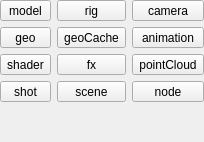
               <widget class="QFrame" name="ma_assetType_frame">
                <property name="frameShape">
                 <enum>QFrame::NoFrame</enum>
                </property>
                <property name="frameShadow">
                 <enum>QFrame::Plain</enum>
                </property>
                <property name="lineWidth">
                 <number>0</number>
                </property>
                <layout class="QVBoxLayout" name="verticalLayout_5">
                 <property name="margin">
                  <number>0</number>
                 </property>
                 <item>
                  <layout class="QGridLayout" name="ma_assetType_gridLayout">
                   <item row="0" column="0">
                    <widget class="QToolButton" name="model_toolButton">
                     <property name="sizePolicy">
                      <sizepolicy hsizetype="Expanding" vsizetype="Fixed">
                       <horstretch>0</horstretch>
                       <verstretch>0</verstretch>
                      </sizepolicy>
                     </property>
                     <property name="toolTip">
                      <string>Export the selected object as a model in Maya format.</string>
                     </property>
                     <property name="text">
                      <string>model</string>
                     </property>
                     <property name="icon">
                      <iconset resource="rsc.qrc">
                       <normaloff>:/rsc/rsc/publish_icon_geo.png</normaloff>
                       <disabledoff>:/rsc/rsc/publish_icon_geo_disabled.png</disabledoff>:/rsc/rsc/publish_icon_geo.png</iconset>
                     </property>
                     <property name="iconSize">
                      <size>
                       <width>48</width>
                       <height>48</height>
                      </size>
                     </property>
                     <property name="checkable">
                      <bool>true</bool>
                     </property>
                     <property name="autoExclusive">
                      <bool>true</bool>
                     </property>
                     <property name="toolButtonStyle">
                      <enum>Qt::ToolButtonTextUnderIcon</enum>
                     </property>
                    </widget>
                   </item>
                   <item row="0" column="1">
                    <widget class="QToolButton" name="rig_toolButton">
                     <property name="sizePolicy">
                      <sizepolicy hsizetype="Expanding" vsizetype="Fixed">
                       <horstretch>0</horstretch>
                       <verstretch>0</verstretch>
                      </sizepolicy>
                     </property>
                     <property name="text">
                      <string>rig</string>
                     </property>
                     <property name="icon">
                      <iconset resource="rsc.qrc">
                       <normaloff>:/rsc/rsc/publish_icon_rig.png</normaloff>
                       <disabledoff>:/rsc/rsc/publish_icon_rig_disabled.png</disabledoff>:/rsc/rsc/publish_icon_rig.png</iconset>
                     </property>
                     <property name="iconSize">
                      <size>
                       <width>48</width>
                       <height>48</height>
                      </size>
                     </property>
                     <property name="checkable">
                      <bool>true</bool>
                     </property>
                     <property name="autoExclusive">
                      <bool>true</bool>
                     </property>
                     <property name="toolButtonStyle">
                      <enum>Qt::ToolButtonTextUnderIcon</enum>
                     </property>
                    </widget>
                   </item>
                   <item row="0" column="2">
                    <widget class="QToolButton" name="camera_toolButton">
                     <property name="sizePolicy">
                      <sizepolicy hsizetype="Expanding" vsizetype="Fixed">
                       <horstretch>0</horstretch>
                       <verstretch>0</verstretch>
                      </sizepolicy>
                     </property>
                     <property name="toolTip">
                      <string>Export the selected camera. The camera's transforms will be baked out in world space. The published camera will be exported in Maya (.ma), FBX and Nuke formats.</string>
                     </property>
                     <property name="text">
                      <string>camera</string>
                     </property>
                     <property name="icon">
                      <iconset resource="rsc.qrc">
                       <normaloff>:/rsc/rsc/publish_icon_camera.png</normaloff>
                       <disabledoff>:/rsc/rsc/publish_icon_camera_disabled.png</disabledoff>:/rsc/rsc/publish_icon_camera.png</iconset>
                     </property>
                     <property name="iconSize">
                      <size>
                       <width>48</width>
                       <height>48</height>
                      </size>
                     </property>
                     <property name="checkable">
                      <bool>true</bool>
                     </property>
                     <property name="autoExclusive">
                      <bool>true</bool>
                     </property>
                     <property name="toolButtonStyle">
                      <enum>Qt::ToolButtonTextUnderIcon</enum>
                     </property>
                    </widget>
                   </item>
                   <item row="1" column="1">
                    <widget class="QToolButton" name="geoCache_toolButton">
                     <property name="sizePolicy">
                      <sizepolicy hsizetype="Expanding" vsizetype="Fixed">
                       <horstretch>0</horstretch>
                       <verstretch>0</verstretch>
                      </sizepolicy>
                     </property>
                     <property name="text">
                      <string>geoCache</string>
                     </property>
                     <property name="icon">
                      <iconset resource="rsc.qrc">
                       <normaloff>:/rsc/rsc/publish_icon_anim.png</normaloff>
                       <disabledoff>:/rsc/rsc/publish_icon_anim_disabled.png</disabledoff>:/rsc/rsc/publish_icon_anim.png</iconset>
                     </property>
                     <property name="iconSize">
                      <size>
                       <width>48</width>
                       <height>48</height>
                      </size>
                     </property>
                     <property name="checkable">
                      <bool>true</bool>
                     </property>
                     <property name="autoExclusive">
                      <bool>true</bool>
                     </property>
                     <property name="toolButtonStyle">
                      <enum>Qt::ToolButtonTextUnderIcon</enum>
                     </property>
                    </widget>
                   </item>
                   <item row="1" column="0">
                    <widget class="QToolButton" name="geo_toolButton">
                     <property name="sizePolicy">
                      <sizepolicy hsizetype="Expanding" vsizetype="Fixed">
                       <horstretch>0</horstretch>
                       <verstretch>0</verstretch>
                      </sizepolicy>
                     </property>
                     <property name="text">
                      <string>geo</string>
                     </property>
                     <property name="icon">
                      <iconset resource="rsc.qrc">
                       <normaloff>:/rsc/rsc/publish_icon_geo.png</normaloff>
                       <disabledoff>:/rsc/rsc/publish_icon_geo_disabled.png</disabledoff>:/rsc/rsc/publish_icon_geo.png</iconset>
                     </property>
                     <property name="iconSize">
                      <size>
                       <width>48</width>
                       <height>48</height>
                      </size>
                     </property>
                     <property name="checkable">
                      <bool>true</bool>
                     </property>
                     <property name="autoExclusive">
                      <bool>true</bool>
                     </property>
                     <property name="toolButtonStyle">
                      <enum>Qt::ToolButtonTextUnderIcon</enum>
                     </property>
                    </widget>
                   </item>
                   <item row="1" column="2">
                    <widget class="QToolButton" name="animation_toolButton">
                     <property name="sizePolicy">
                      <sizepolicy hsizetype="Expanding" vsizetype="Fixed">
                       <horstretch>0</horstretch>
                       <verstretch>0</verstretch>
                      </sizepolicy>
                     </property>
                     <property name="text">
                      <string>animation</string>
                     </property>
                     <property name="icon">
                      <iconset resource="rsc.qrc">
                       <normaloff>:/rsc/rsc/publish_icon_anim.png</normaloff>
                       <disabledoff>:/rsc/rsc/publish_icon_anim_disabled.png</disabledoff>:/rsc/rsc/publish_icon_anim.png</iconset>
                     </property>
                     <property name="iconSize">
                      <size>
                       <width>48</width>
                       <height>48</height>
                      </size>
                     </property>
                     <property name="checkable">
                      <bool>true</bool>
                     </property>
                     <property name="autoExclusive">
                      <bool>true</bool>
                     </property>
                     <property name="toolButtonStyle">
                      <enum>Qt::ToolButtonTextUnderIcon</enum>
                     </property>
                    </widget>
                   </item>
                   <item row="2" column="0">
                    <widget class="QToolButton" name="shader_toolButton">
                     <property name="sizePolicy">
                      <sizepolicy hsizetype="Expanding" vsizetype="Fixed">
                       <horstretch>0</horstretch>
                       <verstretch>0</verstretch>
                      </sizepolicy>
                     </property>
                     <property name="text">
                      <string>shader</string>
                     </property>
                     <property name="icon">
                      <iconset resource="rsc.qrc">
                       <normaloff>:/rsc/rsc/publish_icon_shader.png</normaloff>
                       <disabledoff>:/rsc/rsc/publish_icon_shader_disabled.png</disabledoff>:/rsc/rsc/publish_icon_shader.png</iconset>
                     </property>
                     <property name="iconSize">
                      <size>
                       <width>48</width>
                       <height>48</height>
                      </size>
                     </property>
                     <property name="checkable">
                      <bool>true</bool>
                     </property>
                     <property name="autoExclusive">
                      <bool>true</bool>
                     </property>
                     <property name="toolButtonStyle">
                      <enum>Qt::ToolButtonTextUnderIcon</enum>
                     </property>
                    </widget>
                   </item>
                   <item row="2" column="1">
                    <widget class="QToolButton" name="fx_toolButton">
                     <property name="sizePolicy">
                      <sizepolicy hsizetype="Expanding" vsizetype="Fixed">
                       <horstretch>0</horstretch>
                       <verstretch>0</verstretch>
                      </sizepolicy>
                     </property>
                     <property name="text">
                      <string>fx</string>
                     </property>
                     <property name="icon">
                      <iconset resource="rsc.qrc">
                       <normaloff>:/rsc/rsc/publish_icon_fx.png</normaloff>
                       <disabledoff>:/rsc/rsc/publish_icon_fx_disabled.png</disabledoff>:/rsc/rsc/publish_icon_fx.png</iconset>
                     </property>
                     <property name="iconSize">
                      <size>
                       <width>48</width>
                       <height>48</height>
                      </size>
                     </property>
                     <property name="checkable">
                      <bool>true</bool>
                     </property>
                     <property name="autoExclusive">
                      <bool>true</bool>
                     </property>
                     <property name="toolButtonStyle">
                      <enum>Qt::ToolButtonTextUnderIcon</enum>
                     </property>
                    </widget>
                   </item>
                   <item row="2" column="2">
                    <widget class="QToolButton" name="ma_pointCloud_toolButton">
                     <property name="sizePolicy">
                      <sizepolicy hsizetype="Expanding" vsizetype="Fixed">
                       <horstretch>0</horstretch>
                       <verstretch>0</verstretch>
                      </sizepolicy>
                     </property>
                     <property name="text">
                      <string>pointCloud</string>
                     </property>
                     <property name="icon">
                      <iconset resource="rsc.qrc">
                       <normaloff>:/rsc/rsc/publish_icon_pointCloud.png</normaloff>
                       <disabledoff>:/rsc/rsc/publish_icon_pointCloud_disabled.png</disabledoff>:/rsc/rsc/publish_icon_pointCloud.png</iconset>
                     </property>
                     <property name="iconSize">
                      <size>
                       <width>48</width>
                       <height>48</height>
                      </size>
                     </property>
                     <property name="checkable">
                      <bool>true</bool>
                     </property>
                     <property name="autoExclusive">
                      <bool>true</bool>
                     </property>
                     <property name="toolButtonStyle">
                      <enum>Qt::ToolButtonTextUnderIcon</enum>
                     </property>
                    </widget>
                   </item>
                   <item row="3" column="0">
                    <widget class="QToolButton" name="shot_toolButton">
                     <property name="sizePolicy">
                      <sizepolicy hsizetype="Expanding" vsizetype="Fixed">
                       <horstretch>0</horstretch>
                       <verstretch>0</verstretch>
                      </sizepolicy>
                     </property>
                     <property name="text">
                      <string>shot</string>
                     </property>
                     <property name="icon">
                      <iconset resource="rsc.qrc">
                       <normaloff>:/rsc/rsc/icon_render.png</normaloff>
                       <disabledoff>:/rsc/rsc/icon_render_disabled.png</disabledoff>:/rsc/rsc/icon_render.png</iconset>
                     </property>
                     <property name="iconSize">
                      <size>
                       <width>48</width>
                       <height>48</height>
                      </size>
                     </property>
                     <property name="checkable">
                      <bool>true</bool>
                     </property>
                     <property name="autoExclusive">
                      <bool>true</bool>
                     </property>
                     <property name="toolButtonStyle">
                      <enum>Qt::ToolButtonTextUnderIcon</enum>
                     </property>
                    </widget>
                   </item>
                   <item row="3" column="1">
                    <widget class="QToolButton" name="scene_toolButton">
                     <property name="sizePolicy">
                      <sizepolicy hsizetype="Expanding" vsizetype="Fixed">
                       <horstretch>0</horstretch>
                       <verstretch>0</verstretch>
                      </sizepolicy>
                     </property>
                     <property name="text">
                      <string>scene</string>
                     </property>
                     <property name="icon">
                      <iconset resource="rsc.qrc">
                       <normaloff>:/rsc/rsc/publish_icon_scene.png</normaloff>
                       <disabledoff>:/rsc/rsc/publish_icon_scene_disabled.png</disabledoff>:/rsc/rsc/publish_icon_scene.png</iconset>
                     </property>
                     <property name="iconSize">
                      <size>
                       <width>48</width>
                       <height>48</height>
                      </size>
                     </property>
                     <property name="checkable">
                      <bool>true</bool>
                     </property>
                     <property name="autoExclusive">
                      <bool>true</bool>
                     </property>
                     <property name="toolButtonStyle">
                      <enum>Qt::ToolButtonTextUnderIcon</enum>
                     </property>
                    </widget>
                   </item>
                   <item row="3" column="2">
                    <widget class="QToolButton" name="ma_node_toolButton">
                     <property name="sizePolicy">
                      <sizepolicy hsizetype="Expanding" vsizetype="Fixed">
                       <horstretch>0</horstretch>
                       <verstretch>0</verstretch>
                      </sizepolicy>
                     </property>
                     <property name="text">
                      <string>node</string>
                     </property>
                     <property name="icon">
                      <iconset resource="rsc.qrc">
                       <normaloff>:/rsc/rsc/publish_icon_node.png</normaloff>
                       <disabledoff>:/rsc/rsc/publish_icon_node_disabled.png</disabledoff>:/rsc/rsc/publish_icon_node.png</iconset>
                     </property>
                     <property name="iconSize">
                      <size>
                       <width>48</width>
                       <height>48</height>
                      </size>
                     </property>
                     <property name="checkable">
                      <bool>true</bool>
                     </property>
                     <property name="autoExclusive">
                      <bool>true</bool>
                     </property>
                     <property name="toolButtonStyle">
                      <enum>Qt::ToolButtonTextUnderIcon</enum>
                     </property>
                    </widget>
                   </item>
                  </layout>
                 </item>
                 <item>
                  <spacer name="ma_assetType_verticalSpacer">
                   <property name="orientation">
                    <enum>Qt::Vertical</enum>
                   </property>
                   <property name="sizeHint" stdset="0">
                    <size>
                     <width>20</width>
                     <height>40</height>
                    </size>
                   </property>
                  </spacer>
                 </item>
                </layout>
               </widget>
